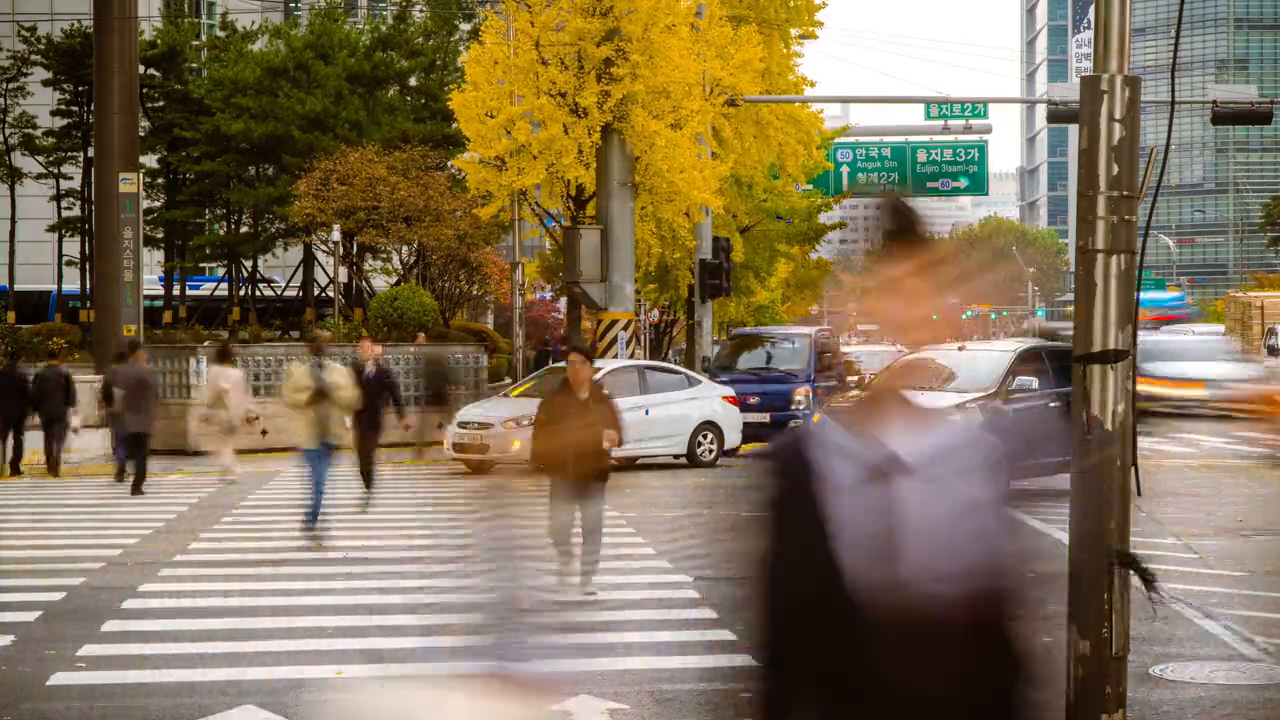
#> input picture frame 15 of OpenCV/opencv_vision_file/videos/seoul.mp4, 1280 x 720 px, given in place of road5.mp4, which was not available
$ python '05-cv-05-02-cannyEdgeDetection-3-동영상트랙바.py'
#> lines starting #> are read from the running program, lines starting #| are printed output that depends on the picture
# 엣지 검출 - 동영상
import cv2
import numpy as np
import matplotlib.pyplot as plt

def onChange(pos):
    pass

def edge_tracking():
    try:
        print('비디오 재생')
        #video = 'videos/solidWhiteRight.mp4'
        video = 'videos/road5.mp4'
        cap = cv2.VideoCapture(video)

        title = 'edge traking'
        cv2.namedWindow(title)
        cv2.createTrackbar('low threshold', title, 0, 255, onChange)
        cv2.createTrackbar('high threshold', title, 0, 255, onChange)
    except:
        print('비디오 재생 실패')
        return

    while True:
        ret, frame = cap.read()
#> frame is the input picture: shape (720, 1280, 3); mean B, G, R 89.5, 114.6, 131

        if ret:
            frame = cv2.cvtColor(frame, cv2.COLOR_BGR2GRAY)
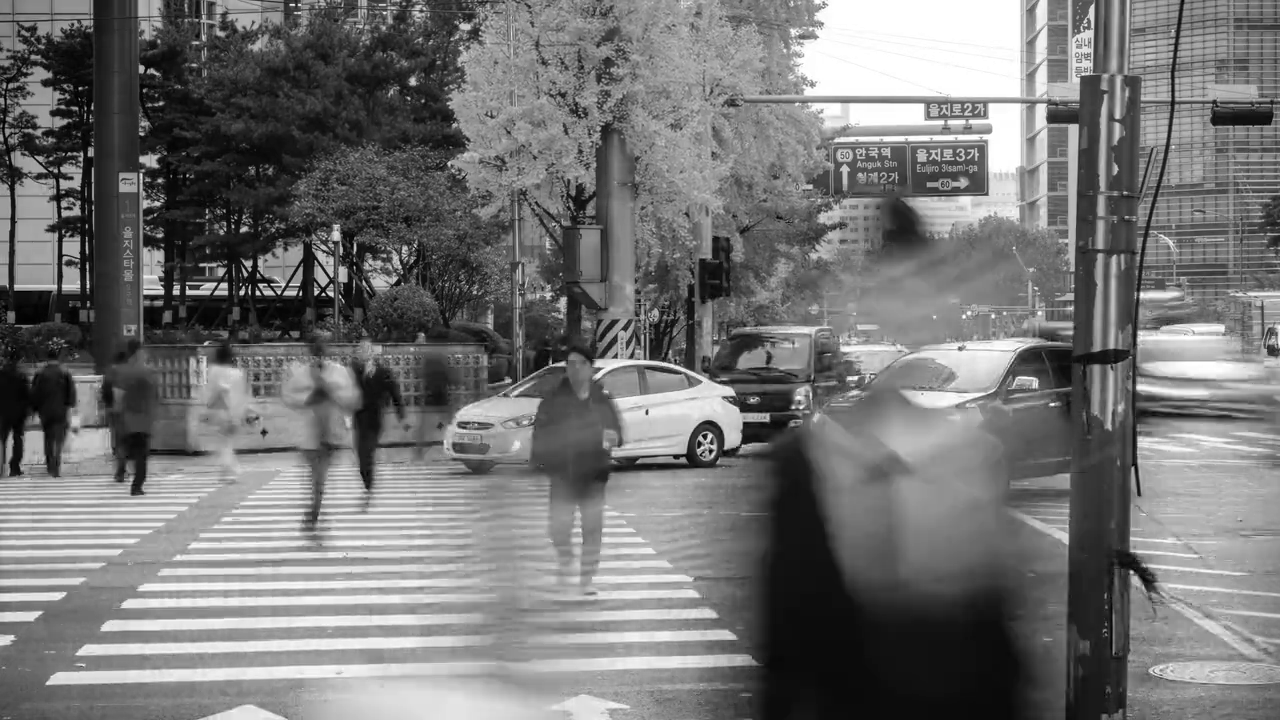
#> frame: shape (720, 1280); min 0, max 255, mean 116.7

            if cv2.waitKey(33) == 27:
#> (key Esc is pressed here)
                break

            low = cv2.getTrackbarPos('low threshold', title)
            high = cv2.getTrackbarPos('high threshold', title)

            if (low==0) and (high==0):
                cv2.imshow(title, frame)
            elif low > high:
                print('Low threshold must be low than high threshold!')
                continue
            else:
                frame = cv2.Canny(frame, low, high)
                cv2.imshow(title, frame)
        else:
            print('비디오 종료')
            break

    cap.release()
    cv2.destroyAllWindows()

edge_tracking()

$ run again, starting later in the video
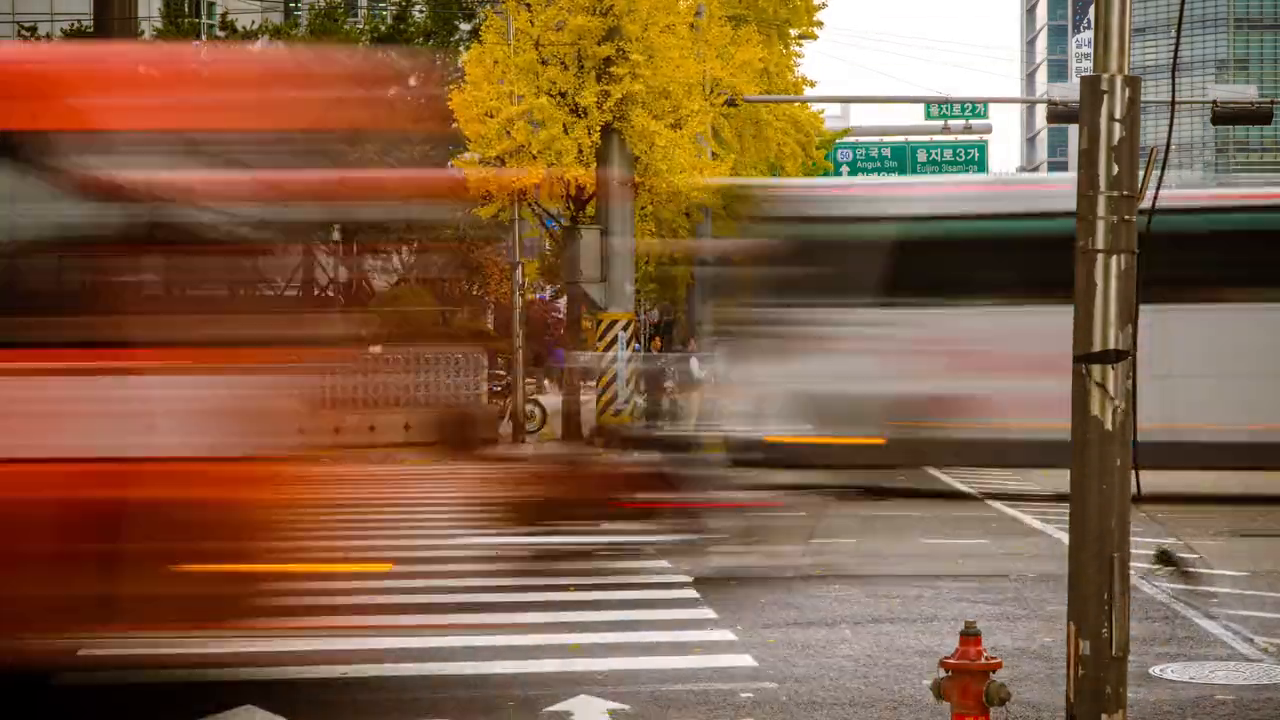
#> input picture frame 67 of OpenCV/opencv_vision_file/videos/seoul.mp4, 1280 x 720 px, given in place of road5.mp4, which was not available
#> in edge_tracking, frame is the input picture: shape (720, 1280, 3); mean B, G, R 69.4, 95.7, 130.4
#> in edge_tracking, `frame = cv2.cvtColor(frame, cv2.COLOR_BGR2GRAY)`:
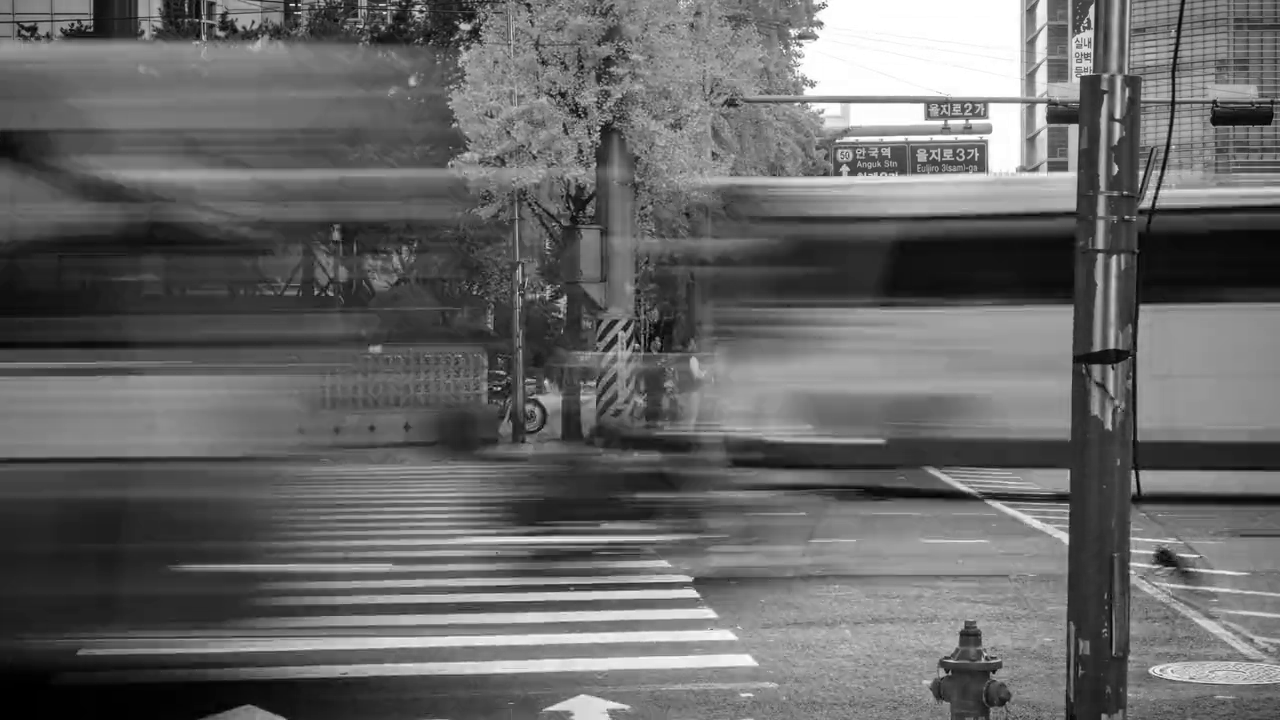
#> frame: shape (720, 1280); min 0, max 255, mean 103.1

$ run again, starting later in the video
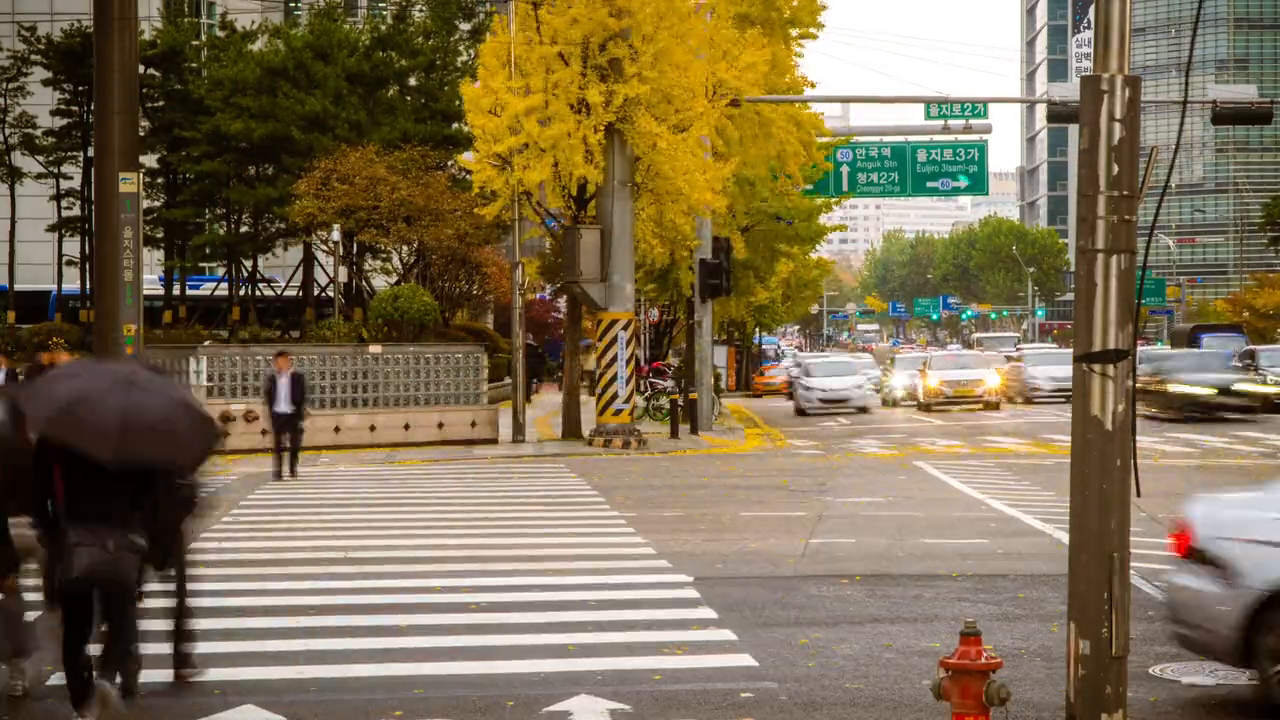
#> input picture frame 120 of OpenCV/opencv_vision_file/videos/seoul.mp4, 1280 x 720 px, given in place of road5.mp4, which was not available
#> in edge_tracking, frame is the input picture: shape (720, 1280, 3); mean B, G, R 83.8, 111.1, 126.2
#> in edge_tracking, `frame = cv2.cvtColor(frame, cv2.COLOR_BGR2GRAY)`:
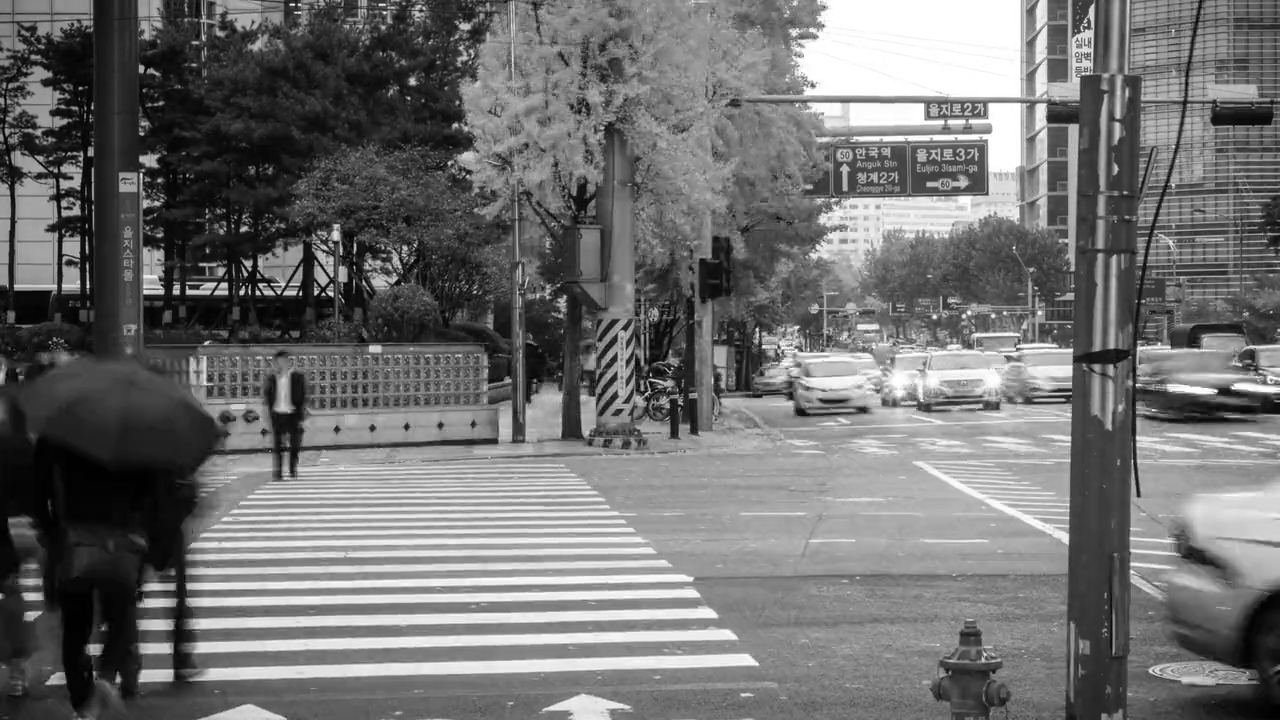
#> frame: shape (720, 1280); min 0, max 255, mean 112.5
